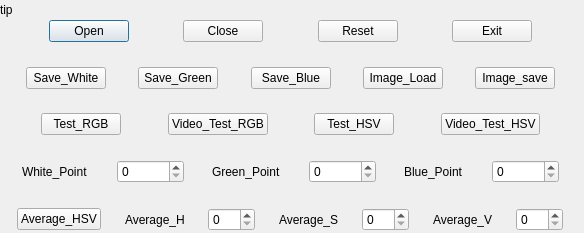
<?xml version="1.0" encoding="UTF-8"?>
<ui version="4.0">
 <class>Color_Table</class>
 <widget class="QDialog" name="Color_Table">
  <property name="geometry">
   <rect>
    <x>0</x>
    <y>0</y>
    <width>584</width>
    <height>233</height>
   </rect>
  </property>
  <property name="windowTitle">
   <string>Dialog</string>
  </property>
  <widget class="QWidget" name="layoutWidget">
   <property name="geometry">
    <rect>
     <x>0</x>
     <y>20</y>
     <width>581</width>
     <height>211</height>
    </rect>
   </property>
   <layout class="QVBoxLayout" name="verticalLayout">
    <item>
     <layout class="QHBoxLayout" name="horizontalLayout">
      <item>
       <spacer name="horizontalSpacer_7">
        <property name="orientation">
         <enum>Qt::Horizontal</enum>
        </property>
        <property name="sizeHint" stdset="0">
         <size>
          <width>40</width>
          <height>20</height>
         </size>
        </property>
       </spacer>
      </item>
      <item>
       <widget class="QPushButton" name="Open">
        <property name="text">
         <string>Open</string>
        </property>
       </widget>
      </item>
      <item>
       <spacer name="horizontalSpacer">
        <property name="orientation">
         <enum>Qt::Horizontal</enum>
        </property>
        <property name="sizeHint" stdset="0">
         <size>
          <width>40</width>
          <height>20</height>
         </size>
        </property>
       </spacer>
      </item>
      <item>
       <widget class="QPushButton" name="Close">
        <property name="text">
         <string>Close</string>
        </property>
       </widget>
      </item>
      <item>
       <spacer name="horizontalSpacer_2">
        <property name="orientation">
         <enum>Qt::Horizontal</enum>
        </property>
        <property name="sizeHint" stdset="0">
         <size>
          <width>40</width>
          <height>20</height>
         </size>
        </property>
       </spacer>
      </item>
      <item>
       <widget class="QPushButton" name="Reset">
        <property name="text">
         <string>Reset</string>
        </property>
       </widget>
      </item>
      <item>
       <spacer name="horizontalSpacer_8">
        <property name="orientation">
         <enum>Qt::Horizontal</enum>
        </property>
        <property name="sizeHint" stdset="0">
         <size>
          <width>40</width>
          <height>20</height>
         </size>
        </property>
       </spacer>
      </item>
      <item>
       <widget class="QPushButton" name="Exit">
        <property name="text">
         <string>Exit</string>
        </property>
       </widget>
      </item>
      <item>
       <spacer name="horizontalSpacer_31">
        <property name="orientation">
         <enum>Qt::Horizontal</enum>
        </property>
        <property name="sizeHint" stdset="0">
         <size>
          <width>40</width>
          <height>20</height>
         </size>
        </property>
       </spacer>
      </item>
     </layout>
    </item>
    <item>
     <spacer name="verticalSpacer">
      <property name="orientation">
       <enum>Qt::Vertical</enum>
      </property>
      <property name="sizeHint" stdset="0">
       <size>
        <width>20</width>
        <height>40</height>
       </size>
      </property>
     </spacer>
    </item>
    <item>
     <layout class="QHBoxLayout" name="horizontalLayout_2">
      <item>
       <spacer name="horizontalSpacer_9">
        <property name="orientation">
         <enum>Qt::Horizontal</enum>
        </property>
        <property name="sizeHint" stdset="0">
         <size>
          <width>40</width>
          <height>20</height>
         </size>
        </property>
       </spacer>
      </item>
      <item>
       <widget class="QPushButton" name="Save_White">
        <property name="text">
         <string>Save_White</string>
        </property>
       </widget>
      </item>
      <item>
       <spacer name="horizontalSpacer_3">
        <property name="orientation">
         <enum>Qt::Horizontal</enum>
        </property>
        <property name="sizeHint" stdset="0">
         <size>
          <width>40</width>
          <height>20</height>
         </size>
        </property>
       </spacer>
      </item>
      <item>
       <widget class="QPushButton" name="Save_Green">
        <property name="text">
         <string>Save_Green</string>
        </property>
       </widget>
      </item>
      <item>
       <spacer name="horizontalSpacer_4">
        <property name="orientation">
         <enum>Qt::Horizontal</enum>
        </property>
        <property name="sizeHint" stdset="0">
         <size>
          <width>40</width>
          <height>20</height>
         </size>
        </property>
       </spacer>
      </item>
      <item>
       <widget class="QPushButton" name="Save_Blue">
        <property name="text">
         <string>Save_Blue</string>
        </property>
       </widget>
      </item>
      <item>
       <spacer name="horizontalSpacer_5">
        <property name="orientation">
         <enum>Qt::Horizontal</enum>
        </property>
        <property name="sizeHint" stdset="0">
         <size>
          <width>40</width>
          <height>20</height>
         </size>
        </property>
       </spacer>
      </item>
      <item>
       <widget class="QPushButton" name="Image_Load">
        <property name="text">
         <string>Image_Load</string>
        </property>
       </widget>
      </item>
      <item>
       <spacer name="horizontalSpacer_6">
        <property name="orientation">
         <enum>Qt::Horizontal</enum>
        </property>
        <property name="sizeHint" stdset="0">
         <size>
          <width>40</width>
          <height>20</height>
         </size>
        </property>
       </spacer>
      </item>
      <item>
       <widget class="QPushButton" name="Image_Save">
        <property name="text">
         <string>Image_save</string>
        </property>
       </widget>
      </item>
      <item>
       <spacer name="horizontalSpacer_10">
        <property name="orientation">
         <enum>Qt::Horizontal</enum>
        </property>
        <property name="sizeHint" stdset="0">
         <size>
          <width>40</width>
          <height>20</height>
         </size>
        </property>
       </spacer>
      </item>
     </layout>
    </item>
    <item>
     <spacer name="verticalSpacer_2">
      <property name="orientation">
       <enum>Qt::Vertical</enum>
      </property>
      <property name="sizeHint" stdset="0">
       <size>
        <width>20</width>
        <height>40</height>
       </size>
      </property>
     </spacer>
    </item>
    <item>
     <layout class="QHBoxLayout" name="horizontalLayout_3">
      <item>
       <spacer name="horizontalSpacer_11">
        <property name="orientation">
         <enum>Qt::Horizontal</enum>
        </property>
        <property name="sizeHint" stdset="0">
         <size>
          <width>40</width>
          <height>20</height>
         </size>
        </property>
       </spacer>
      </item>
      <item>
       <widget class="QPushButton" name="Test_RGB">
        <property name="text">
         <string>Test_RGB</string>
        </property>
       </widget>
      </item>
      <item>
       <spacer name="horizontalSpacer_12">
        <property name="orientation">
         <enum>Qt::Horizontal</enum>
        </property>
        <property name="sizeHint" stdset="0">
         <size>
          <width>40</width>
          <height>20</height>
         </size>
        </property>
       </spacer>
      </item>
      <item>
       <widget class="QPushButton" name="Video_Test_RGB">
        <property name="text">
         <string>Video_Test_RGB</string>
        </property>
       </widget>
      </item>
      <item>
       <spacer name="horizontalSpacer_13">
        <property name="orientation">
         <enum>Qt::Horizontal</enum>
        </property>
        <property name="sizeHint" stdset="0">
         <size>
          <width>40</width>
          <height>20</height>
         </size>
        </property>
       </spacer>
      </item>
      <item>
       <widget class="QPushButton" name="Test_HSV">
        <property name="text">
         <string>Test_HSV</string>
        </property>
       </widget>
      </item>
      <item>
       <spacer name="horizontalSpacer_14">
        <property name="orientation">
         <enum>Qt::Horizontal</enum>
        </property>
        <property name="sizeHint" stdset="0">
         <size>
          <width>40</width>
          <height>20</height>
         </size>
        </property>
       </spacer>
      </item>
      <item>
       <widget class="QPushButton" name="Video_Test_HSV">
        <property name="text">
         <string>Video_Test_HSV</string>
        </property>
       </widget>
      </item>
      <item>
       <spacer name="horizontalSpacer_15">
        <property name="orientation">
         <enum>Qt::Horizontal</enum>
        </property>
        <property name="sizeHint" stdset="0">
         <size>
          <width>40</width>
          <height>20</height>
         </size>
        </property>
       </spacer>
      </item>
     </layout>
    </item>
    <item>
     <spacer name="verticalSpacer_3">
      <property name="orientation">
       <enum>Qt::Vertical</enum>
      </property>
      <property name="sizeHint" stdset="0">
       <size>
        <width>20</width>
        <height>40</height>
       </size>
      </property>
     </spacer>
    </item>
    <item>
     <layout class="QHBoxLayout" name="horizontalLayout_4">
      <item>
       <spacer name="horizontalSpacer_16">
        <property name="orientation">
         <enum>Qt::Horizontal</enum>
        </property>
        <property name="sizeHint" stdset="0">
         <size>
          <width>40</width>
          <height>20</height>
         </size>
        </property>
       </spacer>
      </item>
      <item>
       <widget class="QLabel" name="White_Point">
        <property name="text">
         <string>White_Point</string>
        </property>
       </widget>
      </item>
      <item>
       <spacer name="horizontalSpacer_17">
        <property name="orientation">
         <enum>Qt::Horizontal</enum>
        </property>
        <property name="sizeHint" stdset="0">
         <size>
          <width>40</width>
          <height>20</height>
         </size>
        </property>
       </spacer>
      </item>
      <item>
       <widget class="QSpinBox" name="White_Number">
        <property name="enabled">
         <bool>true</bool>
        </property>
        <property name="maximum">
         <number>262145</number>
        </property>
        <property name="singleStep">
         <number>0</number>
        </property>
       </widget>
      </item>
      <item>
       <spacer name="horizontalSpacer_18">
        <property name="orientation">
         <enum>Qt::Horizontal</enum>
        </property>
        <property name="sizeHint" stdset="0">
         <size>
          <width>40</width>
          <height>20</height>
         </size>
        </property>
       </spacer>
      </item>
      <item>
       <widget class="QLabel" name="Green_Point">
        <property name="text">
         <string>Green_Point</string>
        </property>
       </widget>
      </item>
      <item>
       <spacer name="horizontalSpacer_19">
        <property name="orientation">
         <enum>Qt::Horizontal</enum>
        </property>
        <property name="sizeHint" stdset="0">
         <size>
          <width>40</width>
          <height>20</height>
         </size>
        </property>
       </spacer>
      </item>
      <item>
       <widget class="QSpinBox" name="Green_Number">
        <property name="maximum">
         <number>262145</number>
        </property>
        <property name="singleStep">
         <number>0</number>
        </property>
       </widget>
      </item>
      <item>
       <spacer name="horizontalSpacer_20">
        <property name="orientation">
         <enum>Qt::Horizontal</enum>
        </property>
        <property name="sizeHint" stdset="0">
         <size>
          <width>40</width>
          <height>20</height>
         </size>
        </property>
       </spacer>
      </item>
      <item>
       <widget class="QLabel" name="Blue_Point">
        <property name="text">
         <string>Blue_Point</string>
        </property>
       </widget>
      </item>
      <item>
       <spacer name="horizontalSpacer_21">
        <property name="orientation">
         <enum>Qt::Horizontal</enum>
        </property>
        <property name="sizeHint" stdset="0">
         <size>
          <width>40</width>
          <height>20</height>
         </size>
        </property>
       </spacer>
      </item>
      <item>
       <widget class="QSpinBox" name="Blue_Number">
        <property name="maximum">
         <number>262145</number>
        </property>
        <property name="singleStep">
         <number>0</number>
        </property>
       </widget>
      </item>
      <item>
       <spacer name="horizontalSpacer_22">
        <property name="orientation">
         <enum>Qt::Horizontal</enum>
        </property>
        <property name="sizeHint" stdset="0">
         <size>
          <width>40</width>
          <height>20</height>
         </size>
        </property>
       </spacer>
      </item>
     </layout>
    </item>
    <item>
     <spacer name="verticalSpacer_4">
      <property name="orientation">
       <enum>Qt::Vertical</enum>
      </property>
      <property name="sizeHint" stdset="0">
       <size>
        <width>20</width>
        <height>40</height>
       </size>
      </property>
     </spacer>
    </item>
    <item>
     <layout class="QHBoxLayout" name="horizontalLayout_5">
      <item>
       <spacer name="horizontalSpacer_23">
        <property name="orientation">
         <enum>Qt::Horizontal</enum>
        </property>
        <property name="sizeHint" stdset="0">
         <size>
          <width>40</width>
          <height>20</height>
         </size>
        </property>
       </spacer>
      </item>
      <item>
       <widget class="QPushButton" name="Average_HSV">
        <property name="text">
         <string>Average_HSV</string>
        </property>
       </widget>
      </item>
      <item>
       <spacer name="horizontalSpacer_24">
        <property name="orientation">
         <enum>Qt::Horizontal</enum>
        </property>
        <property name="sizeHint" stdset="0">
         <size>
          <width>40</width>
          <height>20</height>
         </size>
        </property>
       </spacer>
      </item>
      <item>
       <widget class="QLabel" name="Average_H">
        <property name="text">
         <string>Average_H</string>
        </property>
       </widget>
      </item>
      <item>
       <spacer name="horizontalSpacer_25">
        <property name="orientation">
         <enum>Qt::Horizontal</enum>
        </property>
        <property name="sizeHint" stdset="0">
         <size>
          <width>40</width>
          <height>20</height>
         </size>
        </property>
       </spacer>
      </item>
      <item>
       <widget class="QSpinBox" name="H_Number">
        <property name="maximum">
         <number>255</number>
        </property>
        <property name="singleStep">
         <number>0</number>
        </property>
       </widget>
      </item>
      <item>
       <spacer name="horizontalSpacer_26">
        <property name="orientation">
         <enum>Qt::Horizontal</enum>
        </property>
        <property name="sizeHint" stdset="0">
         <size>
          <width>40</width>
          <height>20</height>
         </size>
        </property>
       </spacer>
      </item>
      <item>
       <widget class="QLabel" name="Average_S">
        <property name="text">
         <string>Average_S</string>
        </property>
       </widget>
      </item>
      <item>
       <spacer name="horizontalSpacer_27">
        <property name="orientation">
         <enum>Qt::Horizontal</enum>
        </property>
        <property name="sizeHint" stdset="0">
         <size>
          <width>40</width>
          <height>20</height>
         </size>
        </property>
       </spacer>
      </item>
      <item>
       <widget class="QSpinBox" name="S_Number">
        <property name="maximum">
         <number>255</number>
        </property>
        <property name="singleStep">
         <number>0</number>
        </property>
       </widget>
      </item>
      <item>
       <spacer name="horizontalSpacer_28">
        <property name="orientation">
         <enum>Qt::Horizontal</enum>
        </property>
        <property name="sizeHint" stdset="0">
         <size>
          <width>40</width>
          <height>20</height>
         </size>
        </property>
       </spacer>
      </item>
      <item>
       <widget class="QLabel" name="Average_V">
        <property name="text">
         <string>Average_V</string>
        </property>
       </widget>
      </item>
      <item>
       <spacer name="horizontalSpacer_29">
        <property name="orientation">
         <enum>Qt::Horizontal</enum>
        </property>
        <property name="sizeHint" stdset="0">
         <size>
          <width>40</width>
          <height>20</height>
         </size>
        </property>
       </spacer>
      </item>
      <item>
       <widget class="QSpinBox" name="V_Number">
        <property name="maximum">
         <number>255</number>
        </property>
        <property name="singleStep">
         <number>0</number>
        </property>
       </widget>
      </item>
      <item>
       <spacer name="horizontalSpacer_30">
        <property name="orientation">
         <enum>Qt::Horizontal</enum>
        </property>
        <property name="sizeHint" stdset="0">
         <size>
          <width>40</width>
          <height>20</height>
         </size>
        </property>
       </spacer>
      </item>
     </layout>
    </item>
   </layout>
  </widget>
  <widget class="QLabel" name="tip">
   <property name="geometry">
    <rect>
     <x>0</x>
     <y>0</y>
     <width>581</width>
     <height>20</height>
    </rect>
   </property>
   <property name="text">
    <string>tip</string>
   </property>
  </widget>
 </widget>
 <resources/>
 <connections/>
</ui>
